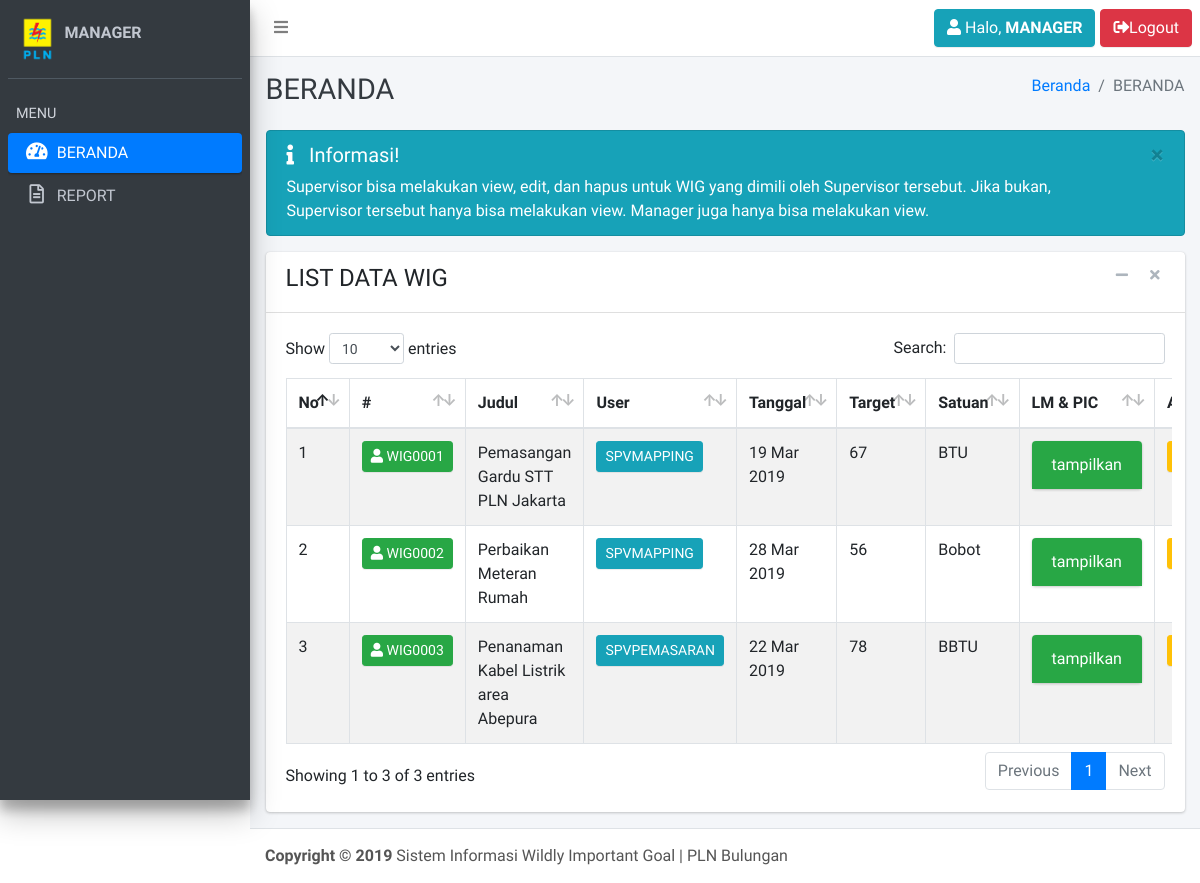
The page /index.php?page=beranda (signed in) on the database its author committed.
### tables this page shows
CREATE TABLE `tbl_user` (
  `username` varchar(30) NOT NULL,
  `password` varchar(10) NOT NULL,
  `role` int(5) NOT NULL
);

CREATE TABLE `tbl_wig` (
  `id_wig` varchar(15) NOT NULL,
  `polaritas` varchar(7) NOT NULL,
  `tipe` varchar(15) NOT NULL,
  `username` varchar(30) NOT NULL,
  `judul` text NOT NULL,
  `tanggal` date NOT NULL,
  `target` int(10) NOT NULL,
  `satuan` varchar(25) NOT NULL
);

### page/beranda.php (the view, shortened to what this page needs)
<div class="content-wrapper">
    <div class="content-header">
        <div class="container-fluid">
            <div class="row mb-2">
                <div class="col-sm-6">
                    <h1 class="m-0 text-dark">BERANDA</h1>
                </div>
                <div class="col-sm-6">
                    <ol class="breadcrumb float-sm-right">
                        <li class="breadcrumb-item"><a href="?page=beranda">Beranda</a></li>
                        <li class="breadcrumb-item active">BERANDA</li>
                    </ol>
                </div>
            </div>
        </div>
    </div>
    <div class="content">
        <div class="container-fluid">
            <?php if ($userdata['role'] == 1 || $userdata['role'] == 2) { ?>
            <div class="row">
                <div class="col-md-12">
                    <div class="alert alert-info alert-dismissible">
                        <button type="button" class="close" data-dismiss="alert" aria-hidden="true">×</button>
                        <h5><i class="icon fa fa-info"></i> Informasi!</h5>
                        Supervisor bisa melakukan view, edit, dan hapus untuk WIG yang dimili oleh Supervisor tersebut. Jika bukan, Supervisor tersebut hanya bisa melakukan view. Manager juga hanya bisa melakukan view.
                    </div>
                </div>
            </div>
            <div class="row">
                <div class="col-md-12">
                    <div class="card card-default">
                        <div class="card-header">
                            <h4>LIST DATA WIG</h4>
                            <div class="card-tools">
                                <button type="button" class="btn btn-tool" data-widget="collapse"><i class="fa fa-minus"></i></button>
                                <button type="button" class="btn btn-tool" data-widget="remove"><i class="fa fa-remove"></i></button>
                            </div>
                        </div>
                        <div class="card-body">
                            <div class="row">
                                <div class="table-responsive">
                                    <table id="example1" class="table table-bordered table-striped">
                                        <thead>
                                            <tr>
                                                <th>No</th>
                                                <th>#</th>
                                                <th>Judul</th>
                                                <th>User</th>
                                                <th>Tanggal</th>
                                                <th>Target</th>
                                                <th>Satuan</th>
                                                <th>LM & PIC</th>
                                                <th>Aksi</th>
                                            </tr>
                                        </thead>
                                        <tbody>
                                            <?php
                                            $no = 1;
                                            $sql = mysqli_query($conn,"SELECT * FROM tbl_wig
                                                                       JOIN tbl_user WHERE tbl_wig.username=tbl_user.username") or die (mysqli_error($conn));
                                            while($data = mysqli_fetch_array($sql)){ ?>
                                                <tr>
                                                    <td><?= $no ?></td>
                                                    <td><a class="btn btn-success btn-sm" href="#"><i class="fas fa-user"></i> <?= $data['id_wig'] ?></a></td>
                                                    <td><?= $data['judul'] ?></td>
                                                    <td><a href="#" class="btn btn-info btn-sm"><?= $data['username'] ?></a></td>
                                                    <td><?= date('d M Y', strtotime($data['tanggal'])) ?></td>
                                                    <td><?= $data['target'] ?></td>
                                                    <td><?= $data['satuan'] ?></td>
                                                    <td>
                                                    <div class="card card-success">
                                                        <div class="card-header">
                                                            <a data-toggle="collapse" data-parent="#accordion" href="#collapse_<?= $data['id_wig']?>" class="collapsed" aria-expanded="false">
                                                            tampilkan
                                                            </a>
                                                        </div>
                                                        <div id="collapse_<?= $data['id_wig']?>" class="panel-collapse in collapse" style="">
                                                        <div class="card-body">
                                                            <?= GetLM($data['id_wig']) ?>
                                                        </div>
                                                        </div>
                                                    </div>
                                                    </td>
                                                    <td>
                                                    <?php if ($userdata['username'] == $data['username']) { ?>
                                                        <a class="btn btn-warning btn-sm" href="?page=wigview&id=<?php echo $data['id_wig']; ?>"><i class="fas fa-eye"></i> view</a>
                                                        <a class="btn btn-primary btn-sm" href="?page=wigedit&id=<?php echo $data['id_wig']; ?>"><i class="fas fa-edit"></i> Edit</a>
                                                        <a class="btn btn-danger btn-sm" href="?page=wighapus&id=<?php echo $data['id_wig']; ?>"><i class="fas fa-trash"></i> hapus</a>
                                                    <?php } else { ?>
                                                        <a class="btn btn-warning btn-sm" href="?page=wigview&id=<?php echo $data['id_wig']; ?>"><i class="fas fa-eye"></i> view</a>
                                                    <?php } ?>
                                                    </td>
                                                </tr>
                                            <?php $no++; } ?>
                                </div>
                            </div>
                        </div>
                    </div>
                </div>
            </div>
            <?php } ?>
        </div>
    <footer class="main-footer">
        <strong>Copyright &copy; 2019</strong> Sistem Informasi Wildly Important Goal | PLN Bulungan
    </footer>

### index.php (shortened to what this page needs)
<?php
    if (!empty($_SESSION['username']) && !empty($_SESSION['password']))
    {
      include "lib/koneksi.php";
?>
<!DOCTYPE html>
<html lang="en">
<head>
  <link rel="stylesheet" href="https://maxcdn.bootstrapcdn.com/font-awesome/4.4.0/css/font-awesome.min.css">
  <link rel="stylesheet" href="https://code.ionicframework.com/ionicons/2.0.1/css/ionicons.min.css">
  <link rel="stylesheet" href="dist/css/adminlte.min.css">
  <link rel="stylesheet" href="plugins/datatables/dataTables.bootstrap4.min.css">
  <link rel="stylesheet" href="plugins/datepicker/datepicker3.css">
  <link rel="stylesheet" href="https://use.fontawesome.com/releases/v5.5.0/css/all.css">
</head>
<body class="hold-transition sidebar-mini">
<div class="wrapper">
  <nav class="main-header navbar navbar-expand bg-white navbar-light border-bottom">
    <?php include("header.php"); ?>
  </nav>
  <aside class="main-sidebar sidebar-dark-primary elevation-4">
    <?php include("sidebar.php"); ?>
  </aside>
  <?php include("content.php"); ?>
</body>
</html>
<?php
} ?>

### header.php (shortened to what this page needs)
<?php
$user = $_SESSION['username'];
$sql = mysqli_query($conn, "SELECT * FROM tbl_user WHERE username='$user'");
$userdata = mysqli_fetch_array($sql);
    function GetLM($params){
        include "lib/koneksi.php";
        $getlm  = mysqli_query($conn, "SELECT lm_pic FROM tbl_lm WHERE id_wig='$params'") or die (mysqli_error($koneksi));
        $datalm = mysqli_fetch_array($getlm);
        $json = json_decode($datalm['lm_pic']);
        $no=1;
        echo "<div class='table-responsive'><table><tr><th>No.</th><th>LM</th><th>PIC</th></tr>";
        echo "</div></table>";
    }
?>
<ul class="navbar-nav">
    <li class="nav-item">
        <a class="nav-link" data-widget="pushmenu" href="#"><i class="fa fa-bars"></i></a>
    </li>
</ul>
<ul class="navbar-nav ml-auto">
    <li class="nav-item">
        <a class="btn btn-info" style="margin-right:5px;" href="?page=profile&id=<?= $userdata['username'] ?>" data-toggle="tooltip" data-placement="bottom" title="Lihat Profile">
        <i class="fas fa-user"></i> Halo, <strong><?= strtoupper($userdata['username']) ?></strong>
        </a>
    </li>
    <li class="nav-item">
        <a class="btn btn-danger" href="?page=logout"><i class="fas fa-sign-out-alt"></i>Logout</a>
    </li>
</ul>

### sidebar.php (shortened to what this page needs)
<div class="sidebar">
    <div class="user-panel mt-3 pb-3 mb-3 d-flex">
        <div class="image">
            <img src="dist/img/PLN.png">
        </div>
        <div class="info">
            <a class="d-block"><strong><?= strtoupper($userdata['username']) ?></strong></a>
        </div>
    </div>
    <nav class="mt-2">
        <ul class="nav nav-pills nav-sidebar flex-column" data-widget="treeview" role="menu" data-accordion="false">
            <li class="nav-header">MENU</li>
            <li class="nav-item">
                <a href="?page=beranda" class="nav-link
                <?php if ($_GET['page'] == 'beranda'){ echo "active"; } ?>">
                <i class="nav-icon fas fa-tachometer-alt"></i>
                    <p>BERANDA</p>
                </a>
            </li>
            <li class="nav-item">
                <a href="?page=report" class="nav-link
                <?php if ($_GET['page'] == 'report'){ echo "active"; } ?>">
                <i class="nav-icon far fa-file-alt"></i>
                    <p>REPORT</p>
                </a>
            </li>
        </ul>
    </nav>
</div>

### content.php
<?php
  if (isset($_GET['page'])) $page=$_GET['page'];
  else $page="beranda";
  if ($page == "beranda") include("page/beranda.php");
  elseif ($page == "logout") include("page/logout.php");
  elseif ($page == "user")               include("page/user/user.php");
  elseif ($page == "usertambah")         include("page/user/usertambah.php");
  elseif ($page == "usertambahpro")      include("page/user/usertambahpro.php");
  elseif ($page == "useredit")           include("page/user/useredit.php");
  elseif ($page == "usereditpro")        include("page/user/usereditpro.php");
  elseif ($page == "userlihat")          include("page/user/userlihat.php");
  elseif ($page == "userhapus")          include("page/user/userhapus.php");
  elseif ($page == "wig")                include("page/wig/wig.php");
  elseif ($page == "wigtambah")          include("page/wig/wigtambah.php");
  elseif ($page == "wigtambahpro")       include("page/wig/wigtambahpro.php");
  elseif ($page == "wigedit")            include("page/wig/wigedit.php");
  elseif ($page == "wigeditpro")         include("page/wig/wigeditpro.php");
  elseif ($page == "wiglihat")           include("page/wig/wiglihat.php");
  elseif ($page == "wigview")            include("page/wig/wigview.php");
  elseif ($page == "wighapus")           include("page/wig/wighapus.php");
  elseif ($page == "progress")           include("page/wig/wig.php");
  elseif ($page == "wigprogress")        include("page/wig/wigprogress.php");
  elseif ($page == "lmprogress")         include("page/lm/lmprogress.php");
  elseif ($page == "lmprogressenter")    include("page/lm/lmprogressenter.php");
  elseif ($page == "profile")             include("page/profile/profile.php");
  elseif ($page == "profileeditpro")      include("page/profile/profileeditpro.php");
  elseif ($page == "report")             include("page/report/report.php");
else echo"Konten tidak ada";
?>

### rows shown on the page
tbl_user: username "MANAGER"
tbl_wig: id_wig "WIG0001", judul "Pemasangan Gardu STT PLN Jakarta", username.username "SPVMAPPING", tanggal "19 Mar 2019", target "67", satuan "BTU"
tbl_wig: id_wig "WIG0002", judul "Perbaikan Meteran Rumah", username.username "SPVMAPPING", tanggal "28 Mar 2019", target "56", satuan "Bobot"
tbl_wig: id_wig "WIG0003", judul "Penanaman Kabel Listrik area Abepura", username.username "SPVPEMASARAN", tanggal "22 Mar 2019", target "78", satuan "BBTU"
